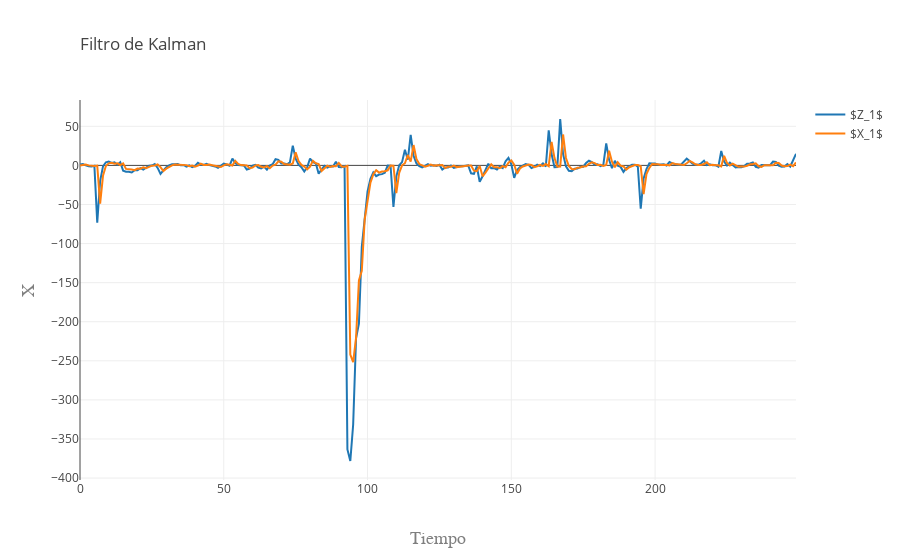

Notebook source saved alongside this figure:
### Code cell
trace1 = go.Scatter(
    y = X.T[1],
    x = np.arange(nobs),
    name = '$Z_1$'
)

trace2 = go.Scatter(
    y = Z.T[1],
    x = np.arange(nobs),
    name = '$X_1$'
)

data = [trace1, trace2]
layout = go.Layout(
    title=go.layout.Title(
        text='Filtro de Kalman',
        xref='paper',
        x=0
    ),
    xaxis=go.layout.XAxis(
        title=go.layout.xaxis.Title(
            text='Tiempo',
            font=dict(
                family='Arial',
                size=18,
                color='#7f7f7f'
            )
        )
    ),
    yaxis=go.layout.YAxis(
        title=go.layout.yaxis.Title(
            text='X',
            font=dict(
                family='Arial',
                size=18,
                color='#7f7f7f'
            )
        )
    )
)
fig = go.Figure(data=data, layout=layout)
py.iplot(fig, filename='KF')

### Figure 1 — Plotly figure (JSON) as saved in the notebook; plotly's stock layout.template omitted (floating-point values rounded to 4 significant figures; data arrays with more than 128 entries replaced by an {"elided": "..."} marker saying what was removed)
{"data": [{"name": "$Z_1$", "type": "scatter", "uid": "d65fd074-a912-484f-8ba9-f5fcf8844d27", "x": {"elided": "250 int values"}, "y": {"elided": "250 float values"}}, {"name": "$X_1$", "type": "scatter", "uid": "b005316b-2d05-4dbe-8d3f-6df50f08ee7b", "x": {"elided": "250 int values"}, "y": {"elided": "250 float values"}}], "layout": {"autosize": true, "title": {"text": "Filtro de Kalman", "x": 0, "xref": "paper"}, "xaxis": {"autorange": true, "range": [0, 249], "title": {"font": {"color": "#7f7f7f", "family": "Arial", "size": 18}, "text": "Tiempo"}, "type": "linear"}, "yaxis": {"autorange": true, "range": [-402.5, 83.67], "title": {"font": {"color": "#7f7f7f", "family": "Arial", "size": 18}, "text": "X"}, "type": "linear"}}}
